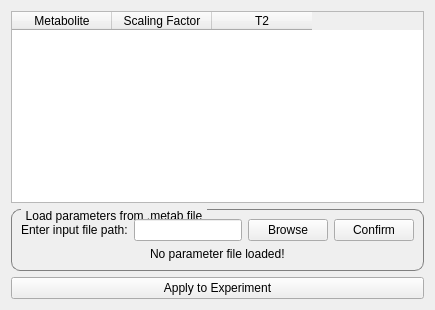
     <widget class="QWidget" name="editMetabTab">
      <attribute name="title">
       <string>Edit Metabolites</string>
      </attribute>
      <layout class="QVBoxLayout" name="verticalLayout_9">
       <item>
        <layout class="QVBoxLayout" name="editMetabVerticalLayout">
         <item>
          <widget class="QTableWidget" name="metabTableWidget">
           <attribute name="verticalHeaderStretchLastSection">
            <bool>true</bool>
           </attribute>
           <column>
            <property name="text">
             <string>Metabolite</string>
            </property>
           </column>
           <column>
            <property name="text">
             <string>Scaling Factor</string>
            </property>
           </column>
           <column>
            <property name="text">
             <string>T2</string>
            </property>
           </column>
          </widget>
         </item>
         <item>
          <widget class="QGroupBox" name="loadMetabGroupBox">
           <property name="styleSheet">
            <string notr="true">QGroupBox {
	font-size: 12px;
    border: 1px solid gray;
    border-radius: 9px;
    margin-top: 0.5em;
}

QGroupBox::title {
    subcontrol-origin: margin;
    left: 10px;
    padding: 0 3px 0 3px;
}</string>
           </property>
           <property name="title">
            <string>Load parameters from .metab file</string>
           </property>
           <layout class="QHBoxLayout" name="horizontalLayout_3">
            <item>
             <layout class="QGridLayout" name="loadMetabGridLayout">
              <item row="0" column="0">
               <widget class="QLabel" name="loadMetabFileLabel">
                <property name="text">
                 <string>Enter input file path:</string>
                </property>
               </widget>
              </item>
              <item row="0" column="1">
               <widget class="QLineEdit" name="loadMetabFileInput">
                <property name="text">
                 <string/>
                </property>
               </widget>
              </item>
              <item row="0" column="3">
               <widget class="QPushButton" name="loadMetabConfirmButton">
                <property name="text">
                 <string>Confirm</string>
                </property>
               </widget>
              </item>
              <item row="1" column="0" colspan="4" alignment="Qt::AlignHCenter">
               <widget class="QLabel" name="loadMetabInfoLabel">
                <property name="text">
                 <string>No parameter file loaded!</string>
                </property>
               </widget>
              </item>
              <item row="0" column="2">
               <widget class="QPushButton" name="loadMetabBrowseButton">
                <property name="text">
                 <string>Browse</string>
                </property>
               </widget>
              </item>
             </layout>
            </item>
           </layout>
          </widget>
         </item>
         <item>
          <layout class="QHBoxLayout" name="editMetabHorizontalLayout">
           <item>
            <widget class="QPushButton" name="editMetabOKButton">
             <property name="text">
              <string>Apply to Experiment</string>
             </property>
            </widget>
           </item>
          </layout>
         </item>
        </layout>
       </item>
      </layout>
     </widget>
